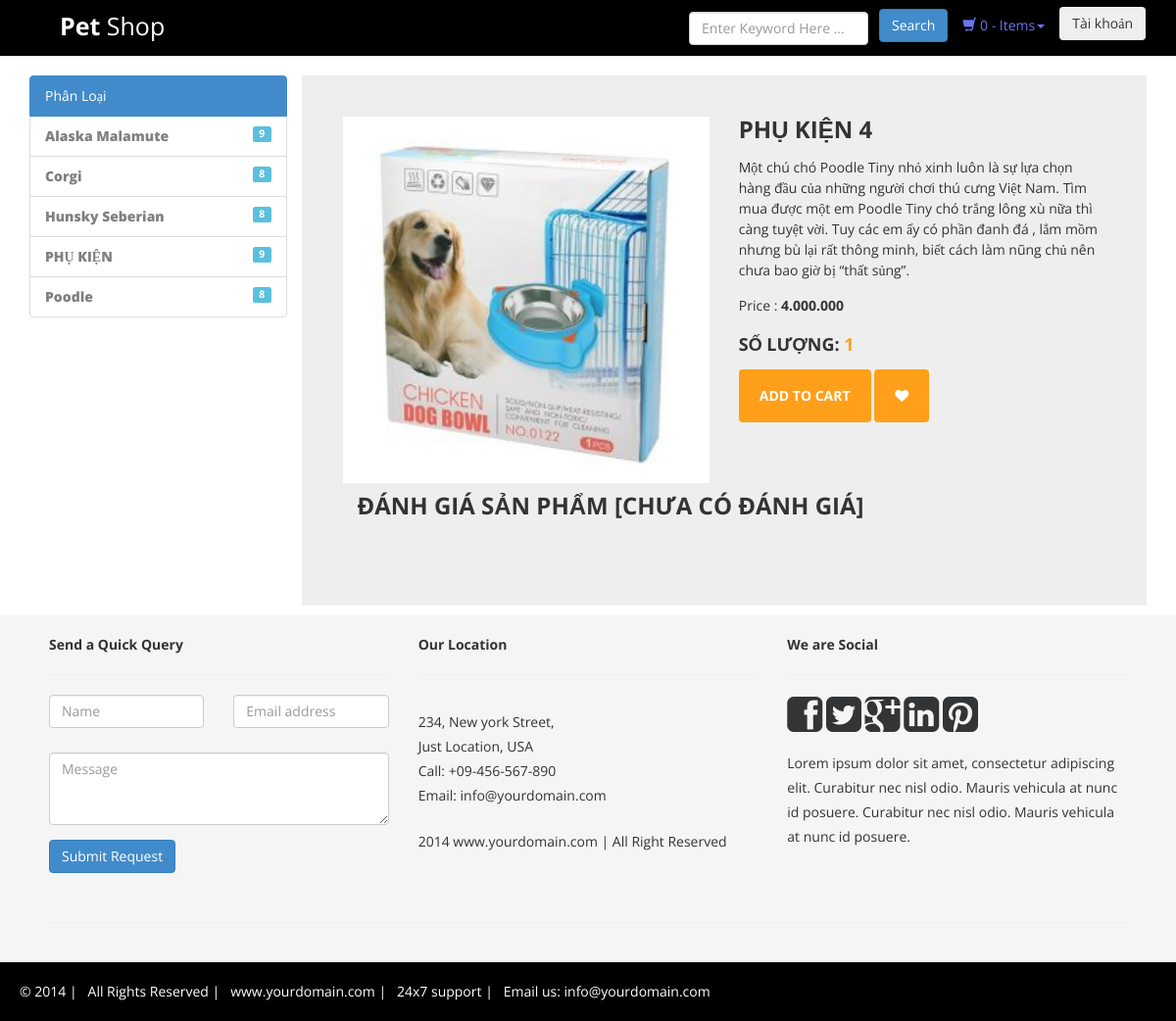
The app's page /DetailProduct/SayHi/12 with its own data.
### tables this page shows
CREATE TABLE IF NOT EXISTS `sanpham` (
  `idSP` int(11) NOT NULL AUTO_INCREMENT,
  `LoaiSP` varchar(100) NOT NULL,
  `TenSP` varchar(70) NOT NULL,
  `AnhSP` varchar(256) NOT NULL,
  `GiaSP` int(11) NOT NULL,
  `giamgia` int(5) NOT NULL DEFAULT 0,
  `SoLuong` int(11) NOT NULL,
  `NoiDung` text NOT NULL,
  `ngaythem` datetime NOT NULL,
  PRIMARY KEY (`idSP`,`LoaiSP`),
  KEY `KF_1` (`LoaiSP`)
);

### mvc/core/Controller.php (called while the page is built, shortened)
<?php
class Controller{
    public function view($view, $data=[]){
        require_once "./mvc/views/".$view.".php";
    }
}
?>

### mvc/controllers/DetailProduct.php (called while the page is built, shortened)
<?php
    class DetailProduct extends Controller{
        public $sp;
        public $loai;
        public $binhluan;
        public function __construct(){
            $this->sp = $this->model('SanPhamModel');
            $this->loai = $this->model('LoaiSPModel');
            $this->binhluan = $this->model('BinhLuanModel');
        }
        function SayHi(){
            if(isset($_GET['url']))
            $arr = explode("/",$_GET['url']);
            if(isset($arr[2]))
            $idsp = $arr[2];
            $a = json_decode($this->binhluan->GetStarById($idsp));
            if(!empty($a))
                $star = round($a->star,1);
                else
                $star = "Chưa có đánh giá";
            $this->view('master1',[
                'page' => 'DetailProduct',
                "loaisp" => json_decode($this->loai->GetLoaiSPMenuLeft()),
                "menu-left" => "menu-left",
                'sp' => json_decode($this->sp->GetProductById($idsp)),
                'comment' => json_decode($this->binhluan->SelectAll($idsp)),
                'star' => $star
            ]);
        }
    }
?>

### mvc/core/App.php (called while the page is built, shortened)
<?php
class App{
    protected $action="sayhi";
    function __construct(){
        $arr = $this->UrlProcess();
        if( file_exists("./mvc/controllers/".$arr[0].".php") ){
            unset($arr[0]);
        }
        $this->controller = new $this->controller;
        if(isset($arr[1])){
            if( method_exists( $this->controller , $arr[1]) ){
                $this->action = $arr[1];
            }
            unset($arr[1]);
        }
        $this->params = $arr?array_values($arr):[];
        call_user_func_array([$this->controller, $this->action], $this->params);
    }
    function UrlProcess(){
        if( isset($_GET["url"]) ){
            return explode("/", filter_var(trim($_GET["url"], "/")));
        }
    }
}
?>

### index.php (called while the page is built, shortened)
<?php
$myApp = new App();
?>

### mvc/core/DB.php (called while the page is built, shortened)
<?php
class DB{
    protected $servername = "localhost";
    protected $username = "root";
    protected $password = "";
    protected $dbname = "shoppet";
    protected $port = "3306";
    function __construct(){
        $this->con = mysqli_connect($this->servername, $this->username, $this->password,$this->dbname,$this->port);
    }
}
?>

### mvc/models/SanPhamModel.php (called while the page is built, shortened)
<?php
class SanPhamModel extends DB{
    public function GetProductById($idsp){
        $qr = "SELECT * FROM sanpham WHERE idSP = $idsp";
        $rs = mysqli_query($this->con, $qr);
        $arr = [];
        while($row = mysqli_fetch_assoc($rs))
        {
            $arr1 = array(
                "idsp" => $row["idSP"],
                "loai" => $row["LoaiSP"],
                "ten" => $row["TenSP"],
                "anh" => $row["AnhSP"],
                "gia" => $row["GiaSP"],
                "soluong" => $row["SoLuong"],
                "noidung" => $row["NoiDung"],
                "ngaythem" => $row["ngaythem"],
                "giamgia" => $row["giamgia"]
            );
            $arr[] = $arr1;
        }
        return json_encode($arr);
    }
}
?>

### mvc/views/pages/DetailProduct.php (the view, shortened to what this page needs)
<div class="container">
    <div class="card">
        <div class="container-fliud">
            <div class="wrapper row">
                <form action="./ShoppingCart/AddToCart" method="POST">
                    <div class="preview col-md-6">
                        <div class="preview-pic tab-content">
                            <div class="tab-pane active" id="pic-1"><img src="<?php echo $data['sp'][0]->anh; ?>" />
                            </div>
                        </div>
                    </div>
                    <div class="details col-md-6">
                        <h3 class="product-title"><?php echo $data['sp'][0]->ten; ?></h3>
                        <p class="product-description"><?php echo $data['sp'][0]->noidung; ?></p>
                        <p>Price :
                            <strong
                                <?php if($data['sp'][0]->giamgia>0) echo 'class="sale"' ?>><?php echo number_format($data['sp'][0]->gia,0,"","."); ?></strong>
                        </p>
                        <h4 class="price">Số lượng: <span><?php echo $data['sp'][0]->soluong; ?></span></h4>
                        <div class="action">
                            <button class="add-to-cart btn btn-default" type="submit">add to cart</button>
                            <button class="like btn btn-default" type="button"><span
                                    class="fa fa-heart"></span></button>
                        </div>
                    </div>
                </form>
            </div>
        </div>
        <div class="container mt-5">
            <div class="d-flex justify-content-center row">
                <div class="col-md-6">
                    <div class="p-3 bg-white rounded">
                        <h3 class="product-title">Đánh giá sản phẩm
                            [<?php  if(isset($data['star'])) echo $data['star']; ?>]
                        </h3>
                    </div>
                </div>
            </div>
        </div>
    </div>
</div>
</div>

### mvc/views/assets/css/style.css (style rules this page uses)
h1, h2, h3, h4, h5, h6 { font-family:'Open Sans', sans-serif; }
.row { margin-bottom:10px; }
.btn { margin-bottom:5px; }
body { font-family: 'open sans'; overflow-x: hidden; }
img { max-width: 100%; }
.preview { display: -webkit-box; display: -webkit-flex; display: -ms-flexbox; display: flex; -webkit-box-orient: vertical; -webkit-box-direction: normal; -webkit-flex-direction: column; -ms-flex-direction: column; flex-direction: column; }
.preview-pic { -webkit-box-flex: 1; -webkit-flex-grow: 1; -ms-flex-positive: 1; flex-grow: 1; }
.tab-content { overflow: hidden; }
.tab-content img { width: 100%; -webkit-animation-name: opacity; animation-name: opacity; -webkit-animation-duration: .3s; animation-duration: .3s; }
.card { margin-top: 0px; background: #eee; padding: 3em; line-height: 1.5em; font-family: 'open sans'; overflow-x: hidden; }
@media screen and (min-width: 997px) { .wrapper { display: -webkit-box; display: -webkit-flex; display: -ms-flexbox; display: flex; } }
.details { display: -webkit-box; display: -webkit-flex; display: -ms-flexbox; display: flex; -webkit-box-orient: vertical; -webkit-box-direction: normal; -webkit-flex-direction: column; -ms-flex-direction: column; flex-direction: column; }
.product-title, .price, .sizes, .colors { text-transform: UPPERCASE; font-weight: bold; }
.checked, .price span { color: #ff9f1a; }
.product-title, .rating, .product-description, .price, .vote, .sizes { margin-bottom: 15px; }
.product-title { margin-top: 0; }
.add-to-cart, .like { background: #ff9f1a; padding: 1.2em 1.5em; border: none; text-transform: UPPERCASE; font-weight: bold; color: #fff; -webkit-transition: background .3s ease; transition: background .3s ease; }

### records on screen
sanpham: AnhSP (picture), TenSP "PHỤ KIỆN 4", NoiDung "Một chú chó Poodle Tiny nhỏ xinh luôn là sự lựa chọn hàng đầu của những người chơi thú cưng Việt Nam. Tìm mua được một em Poodle Tiny chó trắng lông xù nữa thì càng tuyệt vời. Tuy các em ấy có phần đanh đá , lắm mồm nhưng bù lại rất thông minh, biết cách làm nũng chủ nên chưa bao giờ bị “thất sủng”.", GiaSP "4.000.000", SoLuong "1"

### other values on screen
$value->ten "Alaska Malamute"
$value->soluong "9"
$value->ten "Corgi"
$value->soluong "8"
$value->ten "Hunsky Seberian"
$value->ten "PHỤ KIỆN"
$value->ten "Poodle"
$data['star'] "CHƯA CÓ ĐÁNH GIÁ"
